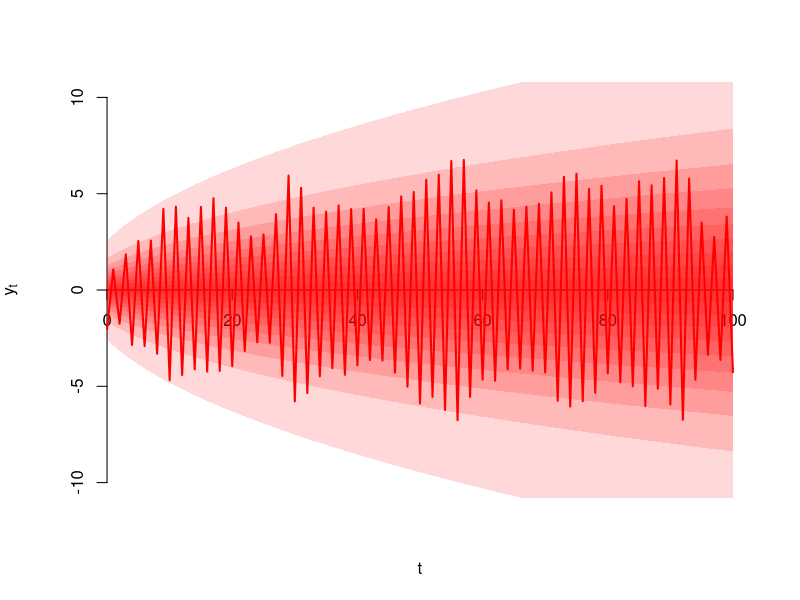

Here is the R script that generated this plot:
simulate_ar_1 <- function(T, b0, b1, s, m0, s0){
  y <- numeric(T)
  y[1] <- rnorm(1, m0, s0)
  for(t in 2:T){
    y[t] <- b0 + b1 * y[t - 1] + rnorm(1, 0, s)
  }
  return(y)
}

ar_1_mean <- function(t, b0, b1, m0){
  if(t == 0){
    return(m0)
  }else{
    return(b0 * sum(b1 ^ (0:(t-1))) + m0 * (b1^t)) 
  }
}

ar_1_var <- function(t, b1, s, s0){
  if(t == 0){
    return(s0^2)
  }else{
    return((s0^2) * (b1^(2*t)) + (s^2) * sum(b1 ^ (2*(0:(t-1)))))
  }
}

ar_1_sd <- function(t, b1, s, s0){
  sqrt(ar_1_var(t, b1, s, s0))
}


b0 = 0
b1 = -1
s = 0.5
m0 = 0
s0 = 1

range = 0:100
alpha = c(0.01, seq(0.1, 0.9, by = 0.1))

middle <- sapply(range, ar_1_mean, b0, b1, m0)
sds <- sapply(range, ar_1_sd, b1, s, s0)


plot(range, middle, type = "l",
     xaxt = "n", 
     yaxt = "n",
     xlab = "t",
     ylab = expression(y[t]),
     ylim = c(-10, 10), bty = "n",
     col = "white")
axis(1, pos = 0)
axis(2, pos = 0)

for(a in alpha){
  
  U = qnorm(1 - a / 2, mean = middle, sd = sds)
  L = qnorm(a / 2, mean = middle, sd = sds)
  
  polygon(
    c(range, rev(range)),
    c(U, rev(L)),
    col = rgb(1, 0, 0, 0.15),
    border = NA
    )
}

lines(range, simulate_ar_1(max(range) + 1, b0, b1, s, m0, s0), col = "red", lwd = 2)


#lines(range, middle - sds)
#lines(range, middle + sds)




